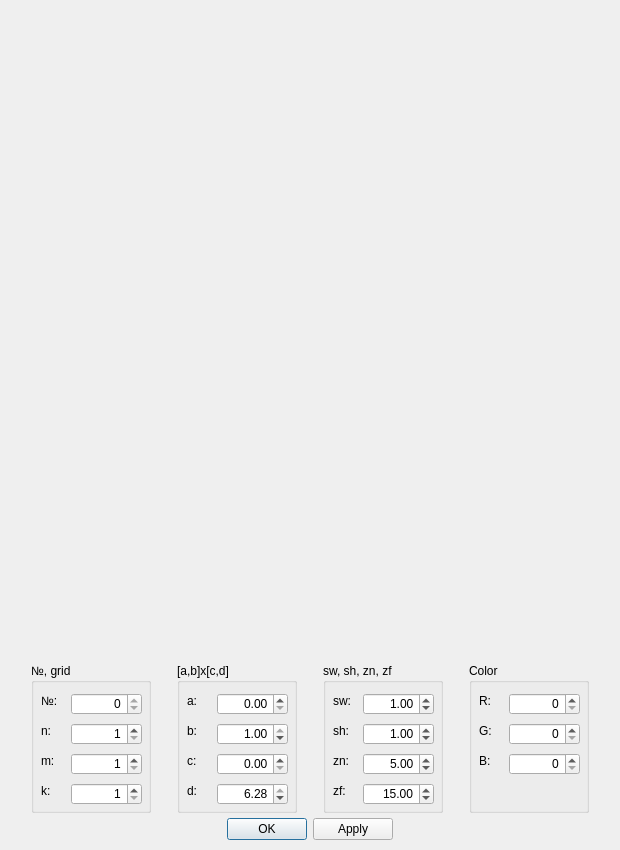
<?xml version="1.0" encoding="UTF-8"?>
<ui version="4.0">
 <class>Parameters</class>
 <widget class="QDialog" name="Parameters">
  <property name="geometry">
   <rect>
    <x>0</x>
    <y>0</y>
    <width>620</width>
    <height>850</height>
   </rect>
  </property>
  <property name="windowTitle">
   <string>Set parameters</string>
  </property>
  <widget class="QWidget" name="content" native="true">
   <property name="geometry">
    <rect>
     <x>0</x>
     <y>0</y>
     <width>620</width>
     <height>850</height>
    </rect>
   </property>
   <property name="sizePolicy">
    <sizepolicy hsizetype="Maximum" vsizetype="Maximum">
     <horstretch>0</horstretch>
     <verstretch>0</verstretch>
    </sizepolicy>
   </property>
   <property name="minimumSize">
    <size>
     <width>600</width>
     <height>600</height>
    </size>
   </property>
   <layout class="QVBoxLayout" name="verticalLayout">
    <property name="spacing">
     <number>5</number>
    </property>
    <property name="leftMargin">
     <number>10</number>
    </property>
    <property name="topMargin">
     <number>10</number>
    </property>
    <property name="rightMargin">
     <number>10</number>
    </property>
    <property name="bottomMargin">
     <number>10</number>
    </property>
    <item>
     <widget class="BSplineCanvas" name="canvas" native="true">
      <property name="sizePolicy">
       <sizepolicy hsizetype="Minimum" vsizetype="Minimum">
        <horstretch>0</horstretch>
        <verstretch>0</verstretch>
       </sizepolicy>
      </property>
      <property name="minimumSize">
       <size>
        <width>600</width>
        <height>600</height>
       </size>
      </property>
      <property name="focusPolicy">
       <enum>Qt::ClickFocus</enum>
      </property>
     </widget>
    </item>
    <item>
     <layout class="QHBoxLayout" name="horizontalLayout">
      <property name="sizeConstraint">
       <enum>QLayout::SetMinimumSize</enum>
      </property>
      <item>
       <widget class="QGroupBox" name="groupBox_2">
        <property name="sizePolicy">
         <sizepolicy hsizetype="Fixed" vsizetype="Fixed">
          <horstretch>0</horstretch>
          <verstretch>0</verstretch>
         </sizepolicy>
        </property>
        <property name="minimumSize">
         <size>
          <width>120</width>
          <height>150</height>
         </size>
        </property>
        <property name="title">
         <string>№, grid</string>
        </property>
        <widget class="QLabel" name="label_9">
         <property name="geometry">
          <rect>
           <x>10</x>
           <y>30</y>
           <width>21</width>
           <height>16</height>
          </rect>
         </property>
         <property name="text">
          <string>№:</string>
         </property>
        </widget>
        <widget class="QLabel" name="label_10">
         <property name="geometry">
          <rect>
           <x>10</x>
           <y>60</y>
           <width>16</width>
           <height>16</height>
          </rect>
         </property>
         <property name="text">
          <string>n:</string>
         </property>
        </widget>
        <widget class="QLabel" name="label_11">
         <property name="geometry">
          <rect>
           <x>10</x>
           <y>90</y>
           <width>16</width>
           <height>16</height>
          </rect>
         </property>
         <property name="text">
          <string>m:</string>
         </property>
        </widget>
        <widget class="QLabel" name="label_12">
         <property name="geometry">
          <rect>
           <x>10</x>
           <y>120</y>
           <width>16</width>
           <height>16</height>
          </rect>
         </property>
         <property name="text">
          <string>k:</string>
         </property>
        </widget>
        <widget class="QSpinBox" name="i_number">
         <property name="geometry">
          <rect>
           <x>40</x>
           <y>30</y>
           <width>71</width>
           <height>22</height>
          </rect>
         </property>
         <property name="alignment">
          <set>Qt::AlignRight|Qt::AlignTrailing|Qt::AlignVCenter</set>
         </property>
         <property name="maximum">
          <number>0</number>
         </property>
        </widget>
        <widget class="QSpinBox" name="i_n">
         <property name="geometry">
          <rect>
           <x>40</x>
           <y>60</y>
           <width>71</width>
           <height>22</height>
          </rect>
         </property>
         <property name="alignment">
          <set>Qt::AlignRight|Qt::AlignTrailing|Qt::AlignVCenter</set>
         </property>
         <property name="minimum">
          <number>1</number>
         </property>
         <property name="maximum">
          <number>100</number>
         </property>
        </widget>
        <widget class="QSpinBox" name="i_m">
         <property name="geometry">
          <rect>
           <x>40</x>
           <y>90</y>
           <width>71</width>
           <height>22</height>
          </rect>
         </property>
         <property name="alignment">
          <set>Qt::AlignRight|Qt::AlignTrailing|Qt::AlignVCenter</set>
         </property>
         <property name="minimum">
          <number>1</number>
         </property>
         <property name="maximum">
          <number>100</number>
         </property>
        </widget>
        <widget class="QSpinBox" name="i_k">
         <property name="geometry">
          <rect>
           <x>40</x>
           <y>120</y>
           <width>71</width>
           <height>22</height>
          </rect>
         </property>
         <property name="alignment">
          <set>Qt::AlignRight|Qt::AlignTrailing|Qt::AlignVCenter</set>
         </property>
         <property name="minimum">
          <number>1</number>
         </property>
         <property name="maximum">
          <number>100</number>
         </property>
        </widget>
       </widget>
      </item>
      <item>
       <widget class="QGroupBox" name="groupBox">
        <property name="sizePolicy">
         <sizepolicy hsizetype="Fixed" vsizetype="Fixed">
          <horstretch>0</horstretch>
          <verstretch>0</verstretch>
         </sizepolicy>
        </property>
        <property name="minimumSize">
         <size>
          <width>120</width>
          <height>150</height>
         </size>
        </property>
        <property name="title">
         <string>[a,b]x[c,d]</string>
        </property>
        <widget class="QLabel" name="label">
         <property name="geometry">
          <rect>
           <x>10</x>
           <y>30</y>
           <width>21</width>
           <height>16</height>
          </rect>
         </property>
         <property name="text">
          <string>a:</string>
         </property>
        </widget>
        <widget class="QLabel" name="label_2">
         <property name="geometry">
          <rect>
           <x>10</x>
           <y>60</y>
           <width>16</width>
           <height>16</height>
          </rect>
         </property>
         <property name="text">
          <string>b:</string>
         </property>
        </widget>
        <widget class="QLabel" name="label_3">
         <property name="geometry">
          <rect>
           <x>10</x>
           <y>90</y>
           <width>16</width>
           <height>16</height>
          </rect>
         </property>
         <property name="text">
          <string>c:</string>
         </property>
        </widget>
        <widget class="QLabel" name="label_4">
         <property name="geometry">
          <rect>
           <x>10</x>
           <y>120</y>
           <width>16</width>
           <height>16</height>
          </rect>
         </property>
         <property name="text">
          <string>d:</string>
         </property>
        </widget>
        <widget class="QDoubleSpinBox" name="i_c">
         <property name="geometry">
          <rect>
           <x>40</x>
           <y>90</y>
           <width>71</width>
           <height>22</height>
          </rect>
         </property>
         <property name="alignment">
          <set>Qt::AlignRight|Qt::AlignTrailing|Qt::AlignVCenter</set>
         </property>
         <property name="maximum">
          <double>6.270000000000000</double>
         </property>
         <property name="singleStep">
          <double>0.010000000000000</double>
         </property>
        </widget>
        <widget class="QDoubleSpinBox" name="i_d">
         <property name="geometry">
          <rect>
           <x>40</x>
           <y>120</y>
           <width>71</width>
           <height>22</height>
          </rect>
         </property>
         <property name="alignment">
          <set>Qt::AlignRight|Qt::AlignTrailing|Qt::AlignVCenter</set>
         </property>
         <property name="minimum">
          <double>0.010000000000000</double>
         </property>
         <property name="maximum">
          <double>6.280000000000000</double>
         </property>
         <property name="singleStep">
          <double>0.010000000000000</double>
         </property>
         <property name="value">
          <double>6.280000000000000</double>
         </property>
        </widget>
        <widget class="QDoubleSpinBox" name="i_a">
         <property name="geometry">
          <rect>
           <x>40</x>
           <y>30</y>
           <width>71</width>
           <height>22</height>
          </rect>
         </property>
         <property name="alignment">
          <set>Qt::AlignRight|Qt::AlignTrailing|Qt::AlignVCenter</set>
         </property>
         <property name="maximum">
          <double>0.990000000000000</double>
         </property>
         <property name="singleStep">
          <double>0.010000000000000</double>
         </property>
        </widget>
        <widget class="QDoubleSpinBox" name="i_b">
         <property name="geometry">
          <rect>
           <x>40</x>
           <y>60</y>
           <width>71</width>
           <height>22</height>
          </rect>
         </property>
         <property name="alignment">
          <set>Qt::AlignRight|Qt::AlignTrailing|Qt::AlignVCenter</set>
         </property>
         <property name="minimum">
          <double>0.010000000000000</double>
         </property>
         <property name="maximum">
          <double>1.000000000000000</double>
         </property>
         <property name="singleStep">
          <double>0.010000000000000</double>
         </property>
         <property name="value">
          <double>1.000000000000000</double>
         </property>
        </widget>
       </widget>
      </item>
      <item>
       <widget class="QGroupBox" name="groupBox_4">
        <property name="sizePolicy">
         <sizepolicy hsizetype="Fixed" vsizetype="Fixed">
          <horstretch>0</horstretch>
          <verstretch>0</verstretch>
         </sizepolicy>
        </property>
        <property name="minimumSize">
         <size>
          <width>120</width>
          <height>150</height>
         </size>
        </property>
        <property name="title">
         <string>sw, sh, zn, zf</string>
        </property>
        <widget class="QLabel" name="label_5">
         <property name="geometry">
          <rect>
           <x>10</x>
           <y>30</y>
           <width>21</width>
           <height>16</height>
          </rect>
         </property>
         <property name="text">
          <string>sw:</string>
         </property>
        </widget>
        <widget class="QLabel" name="label_6">
         <property name="geometry">
          <rect>
           <x>10</x>
           <y>60</y>
           <width>16</width>
           <height>16</height>
          </rect>
         </property>
         <property name="text">
          <string>sh:</string>
         </property>
        </widget>
        <widget class="QLabel" name="label_7">
         <property name="geometry">
          <rect>
           <x>10</x>
           <y>90</y>
           <width>16</width>
           <height>16</height>
          </rect>
         </property>
         <property name="text">
          <string>zn:</string>
         </property>
        </widget>
        <widget class="QLabel" name="label_8">
         <property name="geometry">
          <rect>
           <x>10</x>
           <y>120</y>
           <width>16</width>
           <height>16</height>
          </rect>
         </property>
         <property name="text">
          <string>zf:</string>
         </property>
        </widget>
        <widget class="QDoubleSpinBox" name="i_zn">
         <property name="geometry">
          <rect>
           <x>40</x>
           <y>90</y>
           <width>71</width>
           <height>22</height>
          </rect>
         </property>
         <property name="alignment">
          <set>Qt::AlignRight|Qt::AlignTrailing|Qt::AlignVCenter</set>
         </property>
         <property name="maximum">
          <double>100.000000000000000</double>
         </property>
         <property name="singleStep">
          <double>0.010000000000000</double>
         </property>
         <property name="value">
          <double>5.000000000000000</double>
         </property>
        </widget>
        <widget class="QDoubleSpinBox" name="i_zf">
         <property name="geometry">
          <rect>
           <x>40</x>
           <y>120</y>
           <width>71</width>
           <height>22</height>
          </rect>
         </property>
         <property name="alignment">
          <set>Qt::AlignRight|Qt::AlignTrailing|Qt::AlignVCenter</set>
         </property>
         <property name="minimum">
          <double>0.010000000000000</double>
         </property>
         <property name="maximum">
          <double>100.000000000000000</double>
         </property>
         <property name="singleStep">
          <double>0.010000000000000</double>
         </property>
         <property name="value">
          <double>15.000000000000000</double>
         </property>
        </widget>
        <widget class="QDoubleSpinBox" name="i_sw">
         <property name="geometry">
          <rect>
           <x>40</x>
           <y>30</y>
           <width>71</width>
           <height>22</height>
          </rect>
         </property>
         <property name="alignment">
          <set>Qt::AlignRight|Qt::AlignTrailing|Qt::AlignVCenter</set>
         </property>
         <property name="minimum">
          <double>0.010000000000000</double>
         </property>
         <property name="maximum">
          <double>100.000000000000000</double>
         </property>
         <property name="singleStep">
          <double>0.010000000000000</double>
         </property>
         <property name="value">
          <double>1.000000000000000</double>
         </property>
        </widget>
        <widget class="QDoubleSpinBox" name="i_sh">
         <property name="geometry">
          <rect>
           <x>40</x>
           <y>60</y>
           <width>71</width>
           <height>22</height>
          </rect>
         </property>
         <property name="alignment">
          <set>Qt::AlignRight|Qt::AlignTrailing|Qt::AlignVCenter</set>
         </property>
         <property name="minimum">
          <double>0.010000000000000</double>
         </property>
         <property name="maximum">
          <double>100.000000000000000</double>
         </property>
         <property name="singleStep">
          <double>0.010000000000000</double>
         </property>
         <property name="value">
          <double>1.000000000000000</double>
         </property>
        </widget>
       </widget>
      </item>
      <item>
       <widget class="QGroupBox" name="groupBox_3">
        <property name="sizePolicy">
         <sizepolicy hsizetype="Fixed" vsizetype="Fixed">
          <horstretch>0</horstretch>
          <verstretch>0</verstretch>
         </sizepolicy>
        </property>
        <property name="minimumSize">
         <size>
          <width>120</width>
          <height>150</height>
         </size>
        </property>
        <property name="title">
         <string>Color</string>
        </property>
        <widget class="QLabel" name="label_17">
         <property name="geometry">
          <rect>
           <x>10</x>
           <y>30</y>
           <width>21</width>
           <height>16</height>
          </rect>
         </property>
         <property name="text">
          <string>R:</string>
         </property>
        </widget>
        <widget class="QLabel" name="label_18">
         <property name="geometry">
          <rect>
           <x>10</x>
           <y>60</y>
           <width>16</width>
           <height>16</height>
          </rect>
         </property>
         <property name="text">
          <string>G:</string>
         </property>
        </widget>
        <widget class="QLabel" name="label_19">
         <property name="geometry">
          <rect>
           <x>10</x>
           <y>90</y>
           <width>16</width>
           <height>16</height>
          </rect>
         </property>
         <property name="text">
          <string>B:</string>
         </property>
        </widget>
        <widget class="QSpinBox" name="i_R">
         <property name="geometry">
          <rect>
           <x>40</x>
           <y>30</y>
           <width>71</width>
           <height>22</height>
          </rect>
         </property>
         <property name="alignment">
          <set>Qt::AlignRight|Qt::AlignTrailing|Qt::AlignVCenter</set>
         </property>
         <property name="maximum">
          <number>255</number>
         </property>
        </widget>
        <widget class="QSpinBox" name="i_G">
         <property name="geometry">
          <rect>
           <x>40</x>
           <y>60</y>
           <width>71</width>
           <height>22</height>
          </rect>
         </property>
         <property name="alignment">
          <set>Qt::AlignRight|Qt::AlignTrailing|Qt::AlignVCenter</set>
         </property>
         <property name="minimum">
          <number>0</number>
         </property>
         <property name="maximum">
          <number>255</number>
         </property>
         <property name="value">
          <number>0</number>
         </property>
        </widget>
        <widget class="QSpinBox" name="i_B">
         <property name="geometry">
          <rect>
           <x>40</x>
           <y>90</y>
           <width>71</width>
           <height>22</height>
          </rect>
         </property>
         <property name="alignment">
          <set>Qt::AlignRight|Qt::AlignTrailing|Qt::AlignVCenter</set>
         </property>
         <property name="minimum">
          <number>0</number>
         </property>
         <property name="maximum">
          <number>255</number>
         </property>
         <property name="value">
          <number>0</number>
         </property>
        </widget>
       </widget>
      </item>
     </layout>
    </item>
    <item>
     <widget class="QDialogButtonBox" name="buttonBox">
      <property name="standardButtons">
       <set>QDialogButtonBox::Apply|QDialogButtonBox::Ok</set>
      </property>
      <property name="centerButtons">
       <bool>true</bool>
      </property>
     </widget>
    </item>
   </layout>
  </widget>
 </widget>
 <customwidgets>
  <customwidget>
   <class>BSplineCanvas</class>
   <extends>QWidget</extends>
   <header>bsplinecanvas.h</header>
   <container>1</container>
  </customwidget>
 </customwidgets>
 <resources/>
 <connections/>
</ui>
